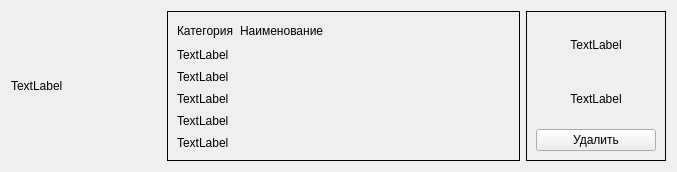
<?xml version="1.0" encoding="UTF-8"?>
<ui version="4.0">
 <class>ItemWidget</class>
 <widget class="QWidget" name="ItemWidget">
  <property name="geometry">
   <rect>
    <x>0</x>
    <y>0</y>
    <width>677</width>
    <height>172</height>
   </rect>
  </property>
  <property name="windowTitle">
   <string>Form</string>
  </property>
  <layout class="QHBoxLayout" name="horizontalLayout">
   <item>
    <widget class="QLabel" name="label_image">
     <property name="minimumSize">
      <size>
       <width>150</width>
       <height>150</height>
      </size>
     </property>
     <property name="maximumSize">
      <size>
       <width>150</width>
       <height>150</height>
      </size>
     </property>
     <property name="text">
      <string>TextLabel</string>
     </property>
    </widget>
   </item>
   <item>
    <widget class="QFrame" name="frame_info">
     <property name="frameShape">
      <enum>QFrame::Box</enum>
     </property>
     <property name="frameShadow">
      <enum>QFrame::Plain</enum>
     </property>
     <layout class="QVBoxLayout" name="info_layout">
      <item>
       <layout class="QHBoxLayout" name="horizontalLayout_3">
        <item>
         <widget class="QLabel" name="label_category">
          <property name="text">
           <string>Категория</string>
          </property>
         </widget>
        </item>
        <item>
         <widget class="QLabel" name="label_title">
          <property name="text">
           <string>Наименование</string>
          </property>
         </widget>
        </item>
        <item>
         <spacer name="horizontalSpacer">
          <property name="orientation">
           <enum>Qt::Horizontal</enum>
          </property>
          <property name="sizeHint" stdset="0">
           <size>
            <width>40</width>
            <height>20</height>
           </size>
          </property>
         </spacer>
        </item>
       </layout>
      </item>
      <item>
       <widget class="QLabel" name="label_manufacture">
        <property name="minimumSize">
         <size>
          <width>300</width>
          <height>0</height>
         </size>
        </property>
        <property name="text">
         <string>TextLabel</string>
        </property>
       </widget>
      </item>
      <item>
       <widget class="QLabel" name="label_supplier">
        <property name="text">
         <string>TextLabel</string>
        </property>
       </widget>
      </item>
      <item>
       <widget class="QLabel" name="label_description">
        <property name="text">
         <string>TextLabel</string>
        </property>
       </widget>
      </item>
      <item>
       <widget class="QLabel" name="label_unit">
        <property name="text">
         <string>TextLabel</string>
        </property>
       </widget>
      </item>
      <item>
       <widget class="QLabel" name="label_quantity">
        <property name="text">
         <string>TextLabel</string>
        </property>
       </widget>
      </item>
     </layout>
    </widget>
   </item>
   <item>
    <widget class="QFrame" name="frame_discount">
     <property name="minimumSize">
      <size>
       <width>140</width>
       <height>0</height>
      </size>
     </property>
     <property name="maximumSize">
      <size>
       <width>220</width>
       <height>16777215</height>
      </size>
     </property>
     <property name="frameShape">
      <enum>QFrame::Box</enum>
     </property>
     <property name="frameShadow">
      <enum>QFrame::Plain</enum>
     </property>
     <layout class="QVBoxLayout" name="discount_layout">
      <item>
       <widget class="QLabel" name="label_discount">
        <property name="alignment">
         <set>Qt::AlignCenter</set>
        </property>
        <property name="text">
         <string>TextLabel</string>
        </property>
       </widget>
      </item>
      <item>
       <widget class="QLabel" name="label_price">
        <property name="alignment">
         <set>Qt::AlignCenter</set>
        </property>
        <property name="text">
         <string>TextLabel</string>
        </property>
       </widget>
      </item>
      <item>
       <widget class="QPushButton" name="pushButton_del">
        <property name="text">
         <string>Удалить</string>
        </property>
       </widget>
      </item>
     </layout>
    </widget>
   </item>
  </layout>
 </widget>
 <resources/>
 <connections/>
</ui>
